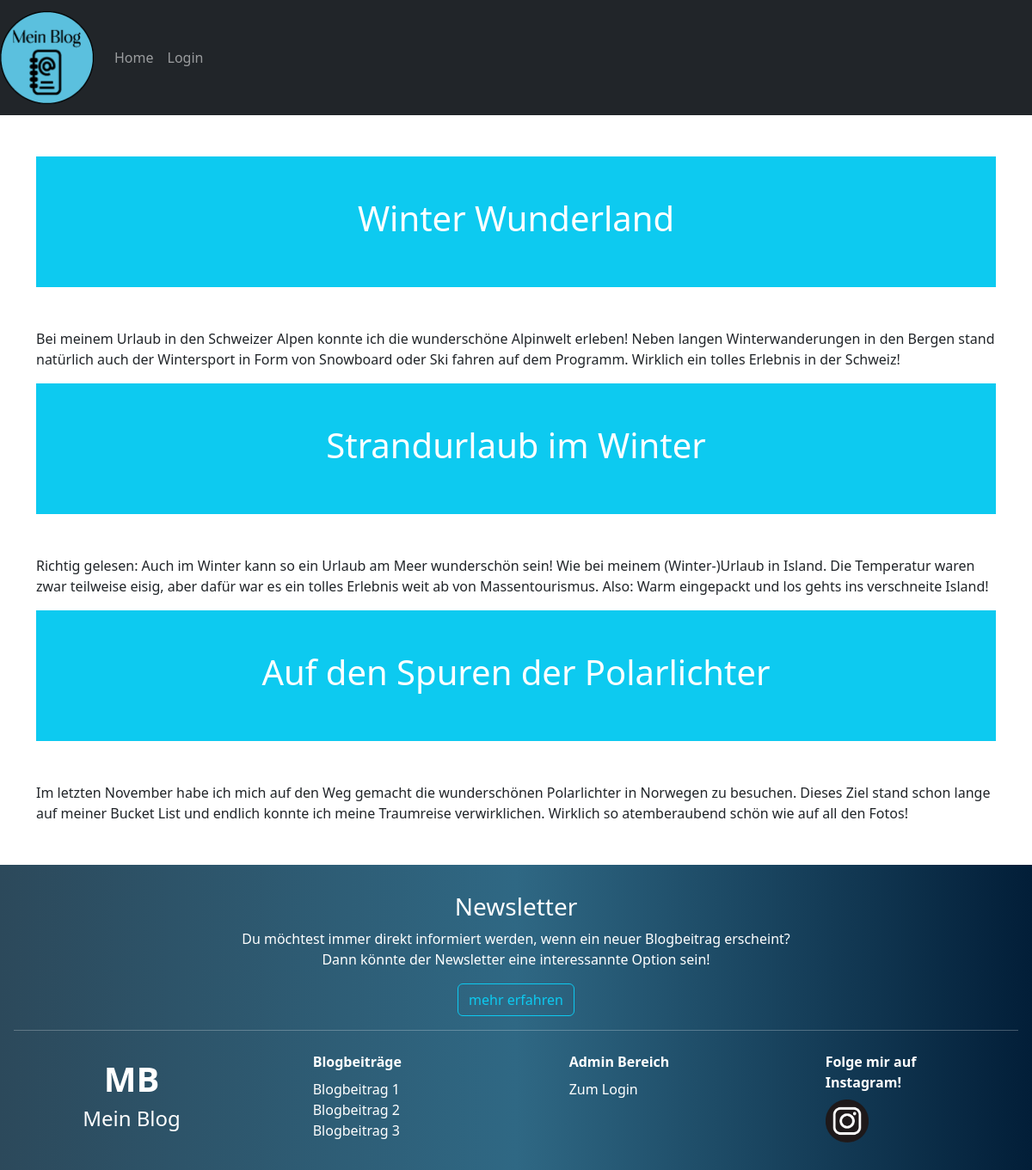
Screenshot of /uebersicht_besucher.php with the database file from the repository.
### tables this page shows
CREATE TABLE `data` (
  `id` int(11) NOT NULL,
  `title` varchar(40) NOT NULL,
  `textcontent` varchar(500) NOT NULL
);

### logic.php (called while the page is built, shortened)
<?php
    $conn = new mysqli("db", "root", "rootpassword", "testDB");
    $sql = "SELECT * FROM data";
    $query = mysqli_query($conn, $sql);
?>

### uebersicht_besucher.php (the view, shortened to what this page needs)
<?php
  include "logic.php";
?>
<!doctype html>
<html lang="en">
  <head>
    <link href="https://cdn.jsdelivr.net/npm/bootstrap@5.2.3/dist/css/bootstrap.min.css" rel="stylesheet">
  </head>
  <body>
    <nav class="navbar navbar-expand-md navbar-dark bg-dark mb-5">
      <a href="#" class="navbar-brand mb-0 h1">
        <img class="d-inline-block align-top ml-3" src="Logo_sm.png" height="108" width="109" alt="Logo"/>
      </a>
      <div class="collapse navbar-collapse" id="navbarNav">
        <ul class="navbar-nav">
          <li class="nav-item active">
            <a href="index.php" class="nav-link">Home</a>
          </li>
          <li class="nav-item active">
            <a href="login_fe.php" class="nav-link">Login</a>
          </li>
        </ul>
      </div>
    </nav>
    <div class="container mt-5">
        <?php foreach($query as $q) {?>
            <div class="bg-info p-5 rounded-lg text-white text-center">
                <h1><?php echo $q['title'];?></h1>
            </div>
            <p class="mt-5 border-left border-dark pl-3"><?php echo $q['textcontent'];?></p>
        <?php }?>
    </div>
    </body>
</html>

### rows the page displays
data: title "Winter Wunderland", textcontent "Bei meinem Urlaub in den Schweizer Alpen konnte ich die wunderschöne Alpinwelt erleben! Neben langen Winterwanderungen in den Bergen stand natürlich auch der Wintersport in Form von Snowboard oder Ski fahren auf dem Programm. Wirklich ein tolles Erlebnis in der Schweiz!"
data: title "Strandurlaub im Winter", textcontent "Richtig gelesen: Auch im Winter kann so ein Urlaub am Meer wunderschön sein! Wie bei meinem (Winter-)Urlaub in Island. Die Temperatur waren zwar teilweise eisig, aber dafür war es ein tolles Erlebnis weit ab von Massentourismus. Also: Warm eingepackt und los gehts ins verschneite Island!"
data: title "Auf den Spuren der Polarlichter", textcontent "Im letzten November habe ich mich auf den Weg gemacht die wunderschönen Polarlichter in Norwegen zu besuchen. Dieses Ziel stand schon lange auf meiner Bucket List und endlich konnte ich meine Traumreise verwirklichen. Wirklich so atemberaubend schön wie auf all den Fotos!"
